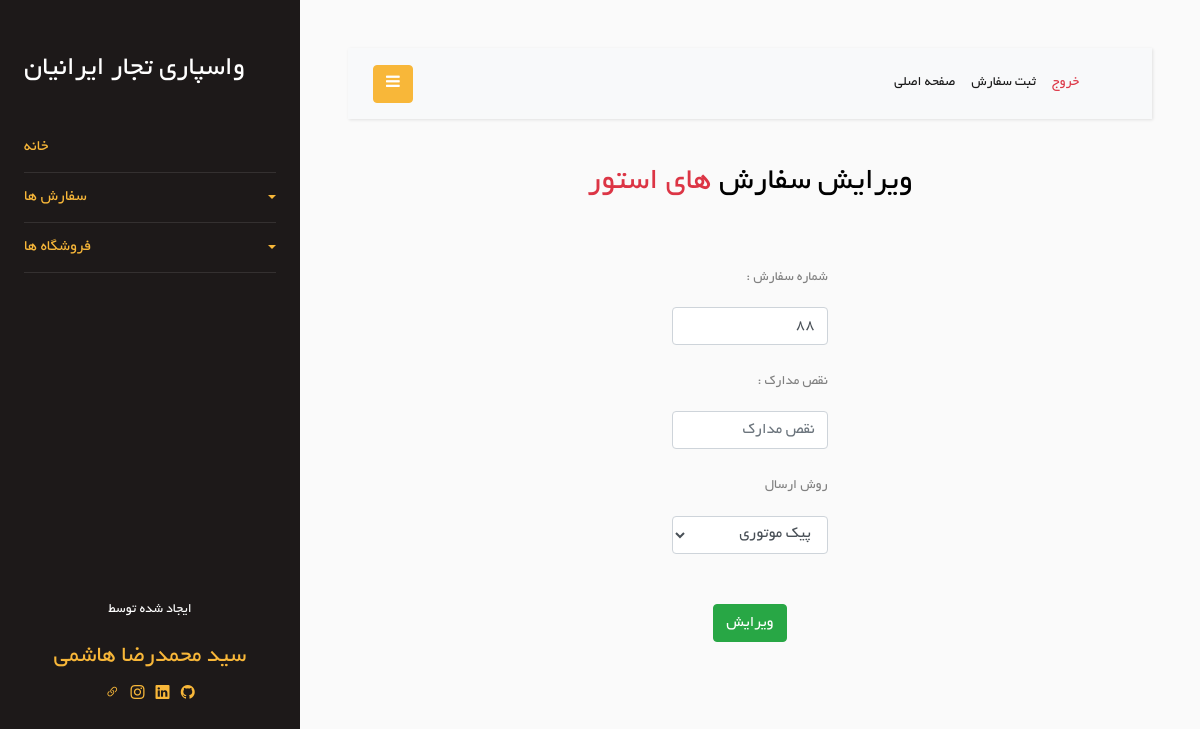
The page /Order/update_order/152 (signed in) on the database its author committed.
### Order/models.py (models this page shows)
class Order(models.Model):
    store = models.ForeignKey(Store, on_delete=models.CASCADE)
    order_number = models.TextField(blank=True, null=True)
    shipping_method = models.ForeignKey(ShippingMethod, on_delete=models.CASCADE, null=True, blank=True)
    date = models.DateField(null=True, blank=True)
    time = models.TimeField(null=True, blank=True)
    document_defects = models.CharField(max_length=200, blank=True, null=True)
    is_delete = models.BooleanField(default=False)
    class Meta:
        verbose_name = "Order"

### Store/models.py (models this page shows, shortened)
class Store(models.Model):
    store_name = models.CharField(max_length=100)
    is_active = models.BooleanField(default=True)
    is_delete = models.BooleanField(default=False)
    class Meta:
        db_table = 'Store'

### Order/views.py (the view, shortened to what this page needs)
# urls.py: path('update_order/<int:order_id>', views.UpdateOrderView.as_view(), name='update_order'),
@method_decorator(login_required, name='dispatch')
class UpdateOrderView(View):
    def get(self, request: HttpRequest, order_id):
        current_order: Order = Order.objects.filter(id=order_id).first()
        print(current_order.order_number)
        edit_form = UpdateOrderForm(instance=current_order)
        context = {
            'edit_form': edit_form,
            'current_order': current_order,
        }
        return render(request, 'Order/update-order.html', context)

### Order/forms.py
class UpdateOrderForm(forms.ModelForm):
    class Meta:
        model = Order
        fields = ['order_number', 'document_defects', 'shipping_method']
        widgets = {
            'order_number': forms.NumberInput(attrs={
                'class': 'form-control',
                'placeholder': 'شماره سفارش'
            }),
            'document_defects': forms.TextInput(attrs={
                'class': 'form-control',
                'placeholder': 'نقص مدارک',
            }),
            'shipping_method': forms.Select(attrs={
                'class': 'form-control',
                'placeholder': 'روش ارسال',
                'required': True,
            }),
        }

### Order/models.py (called while the page is built)
    def __str__(self):
        return self.fa_name

### Order/templates/Order/update-order.html (shortened to what this page needs)
{% extends 'base/layout.html' %}
{% load static %}
{% block header-link %}
    <link rel="stylesheet" href="{% static 'css/Order/add-order-style.css' %}"/>
{% endblock %}
{% block mian %}
    <div class="row text-center">
        <div class="col-md-2"></div>
        <div class="col-md-8">
            <h2>ویرایش سفارش <span class="text-danger">{{ current_order.store.store_name }}</span></h2>
            <br/>
            <form method="post" action="{% url 'update_order' order_id=current_order.id %}">
                <br/>
                <div class="row text-center">
                    <div class="col-md-4"></div>
                    <div class="col-md-4">
                        <p class="text-right">شماره سفارش :</p>
                        {{ edit_form.order_number }}
                        <br/>
                        <p class="text-right">نقص مدارک :</p>
                        {{ edit_form.document_defects }}
                        <br/>
                        <p class="text-right">روش ارسال</p>
                        {{ edit_form.shipping_method }}
                    </div>
                    <div class="col-md-4"></div>
                </div>
                <br/>
                <br/>
                <button type="submit" class="btn btn-success">ویرایش</button>
            </form>
        </div>
        <div class="col-md-2"></div>
    </div>
{% endblock %}

### Order/static/css/Order/add-order-style.css (style rules this page uses)
form { direction: rtl; }

### rows shown on the page
Order: store.store_name "های استور", order_number "88", shipping_method "پیک موتوری"
